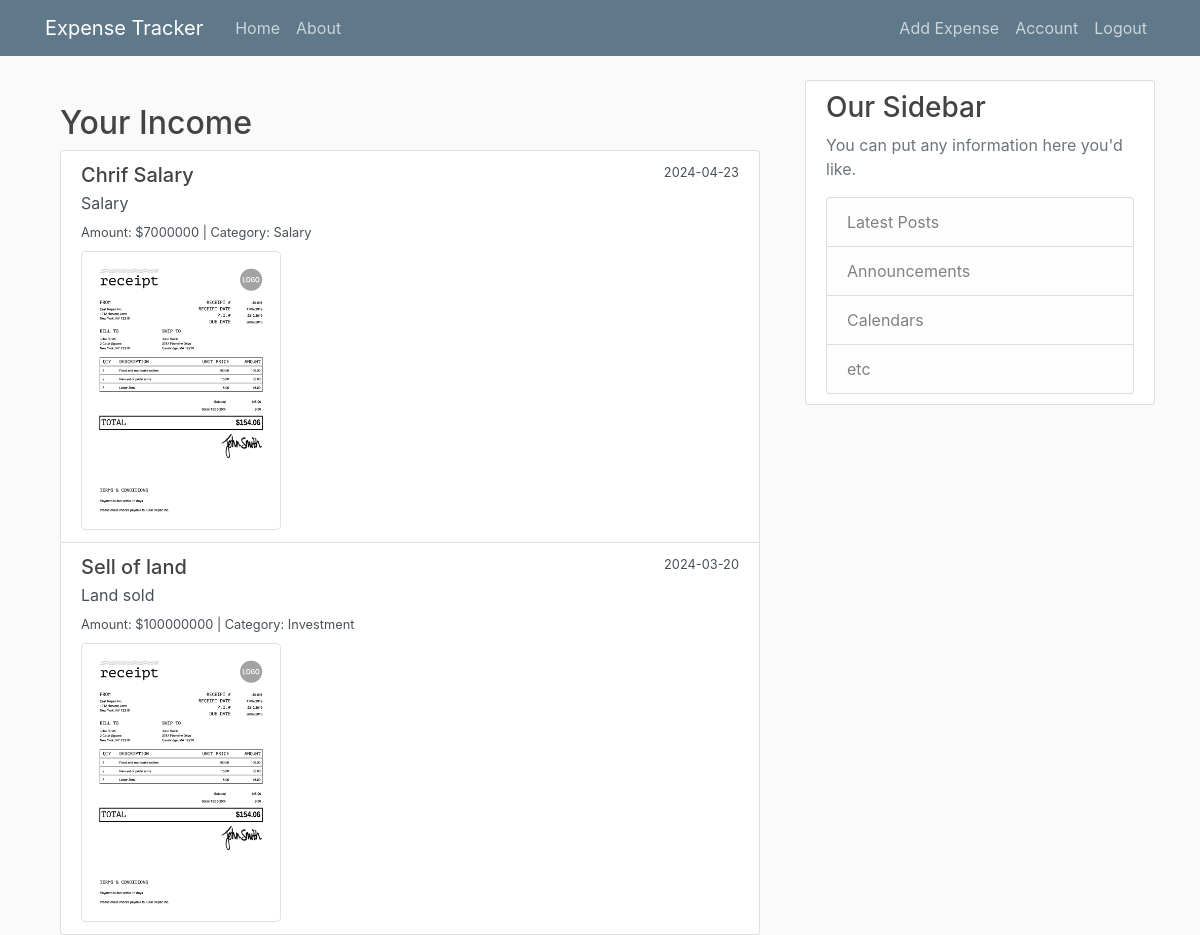
The page /income (signed in) on the database as committed earlier.
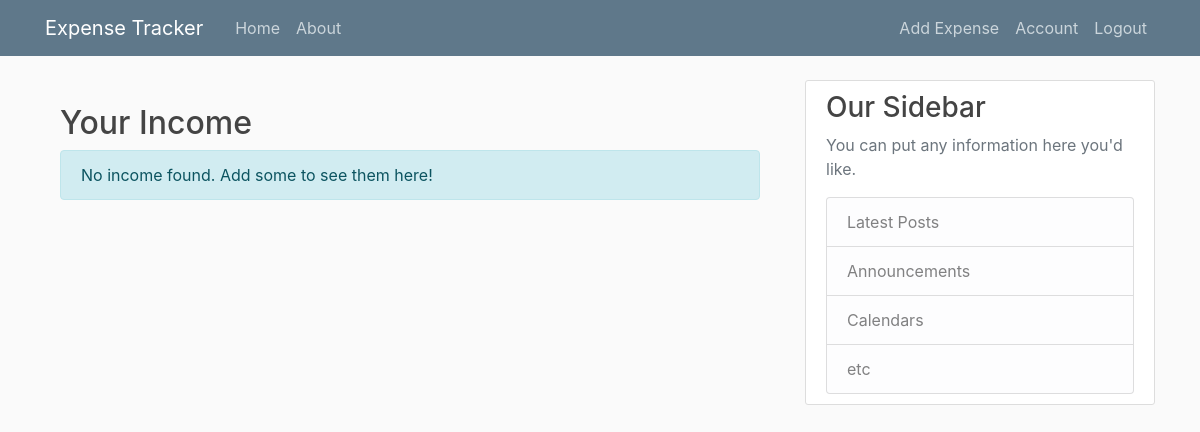
The same page on the database as committed later.
### expense_app/models.py (models this page shows, shortened)
class Income(db.Model):
    id = db.Column(db.Integer, primary_key=True)
    source = db.Column(db.String(100), nullable=False)
    amount = db.Column(db.Integer, nullable=False)
    category = db.Column(db.String(50), nullable=False)
    date_received = db.Column(db.DateTime, nullable=False,
                              default=datetime.utcnow)
    description = db.Column(db.Text)
    receipt_image = db.Column(db.String(20), nullable=False,
                              default='default_receipt.png')
    user_id = db.Column(db.Integer, db.ForeignKey('user.id'), nullable=False)

### expense_app/routes.py (the view)
@app.route("/income")
@login_required  # Ensures only logged-in users can access this route
def all_income():
    incomes = Income.query.filter_by(user_id=current_user.id).all()
    return render_template('all_income.html', title='All Income', incomes=incomes)

### expense_app/models.py (called while the page is built)
@login_manager.user_loader
def load_user(user_id):
    return User.query.get(int(user_id))

### expense_app/templates/all_income.html
{% extends "layout.html" %}
{% block content %}
<div class="container mt-4">
    <h2>Your Income</h2>
    <div class="list-group">
        {% for income in incomes %}
        <a href="{{ url_for('view_income', income_id=income.id) }}" class="list-group-item list-group-item-action flex-column align-items-start">
            <div class="d-flex w-100 justify-content-between">
                <h5 class="mb-1">{{ income.source }}</h5>
                <small>{{ income.date_received.strftime('%Y-%m-%d') }}</small>
            </div>
            <p class="mb-1">{{ income.description }}</p>
            <small>Amount: ${{ income.amount }} | Category: {{ income.category }}</small>
            {% if income.receipt_image %}
            <div class="mt-2">
                <img src="{{ url_for('static', filename=income.receipt_image) }}" alt="Receipt Image" class="img-thumbnail" style="max-width: 200px;">
            </div>
            {% endif %}
        </a>
        {% else %}
        <div class="alert alert-info" role="alert">
            No income found. Add some to see them here!
        </div>
        {% endfor %}
    </div>
</div>
{% endblock %}

Rows that differ between the two databases and show on the page:
removed Income: source "Chrif Salary", date_received "2024-04-23", description "Salary", amount "7000000", category "Salary", receipt_image (placeholder picture)
removed Income: source "Sell of land", date_received "2024-03-20", description "Land sold", amount "100000000", category "Investment", receipt_image (placeholder picture)
Other text that changed with them:
text now shown: "No income found. Add some to see them here!"
